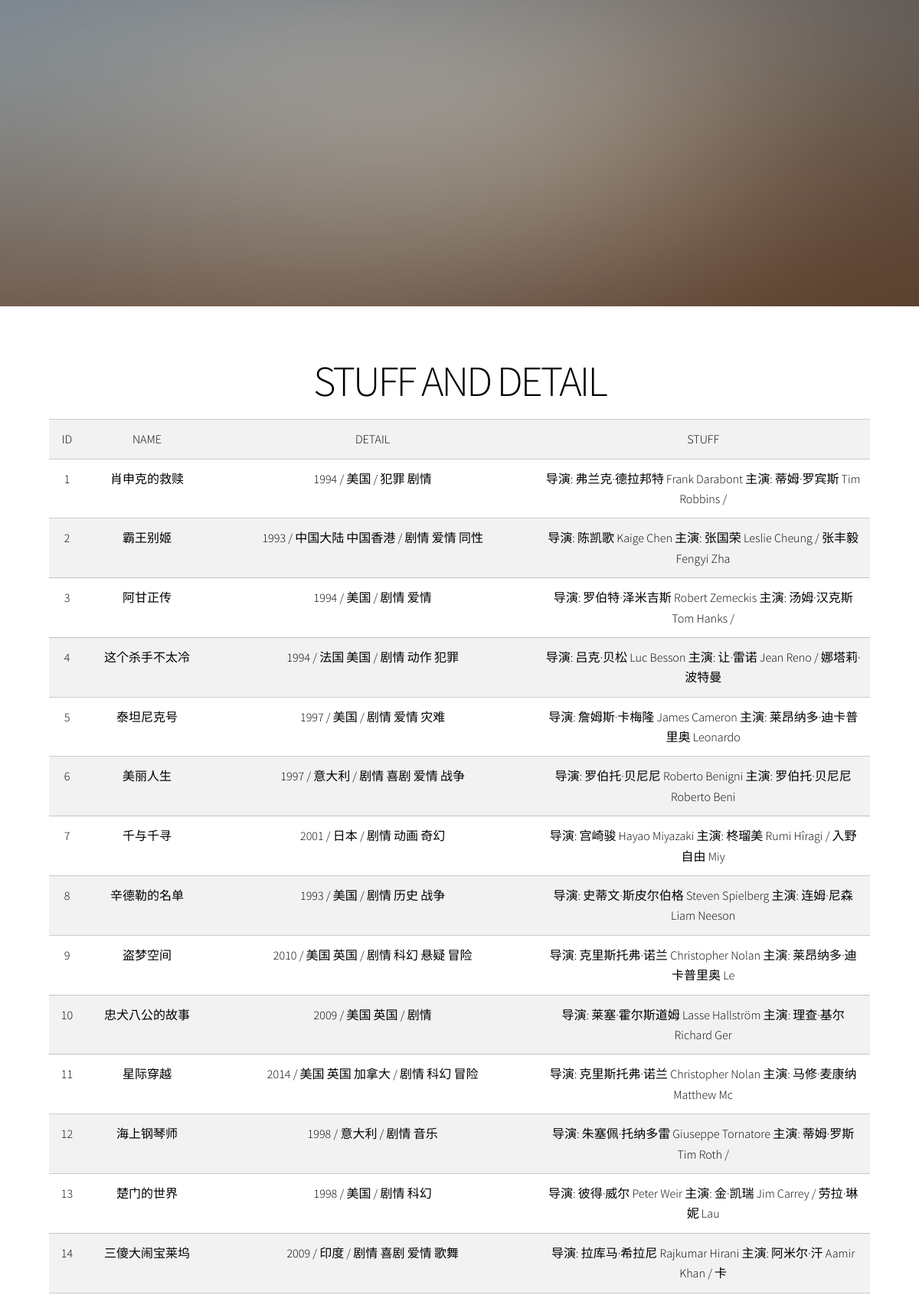
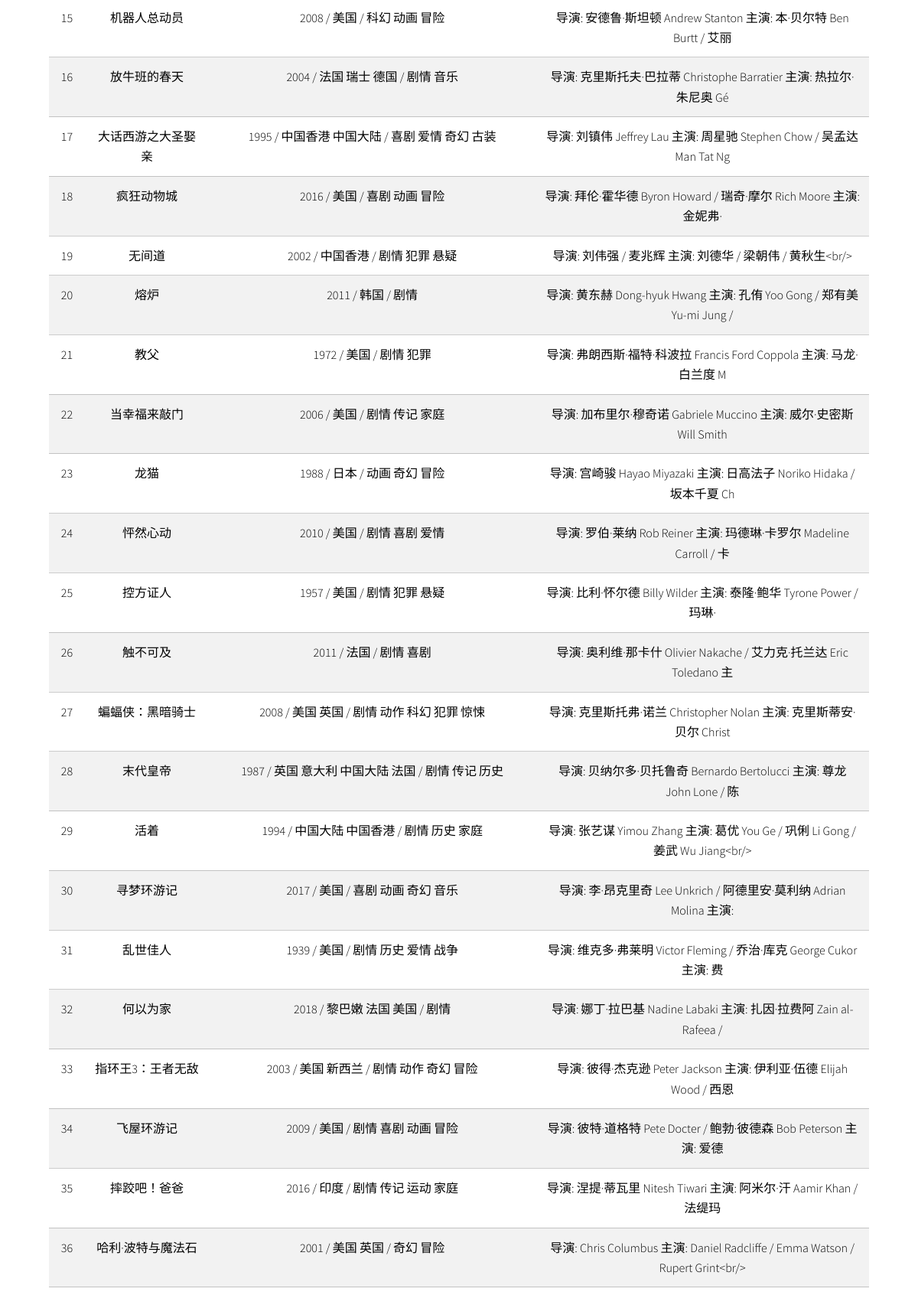
The app's page /Stuff_And_Detail (upper part) with its own data (2 pictures, top to bottom).
### tables this page shows
CREATE TABLE data (id INTEGER,name TEXT,nameh TEXT,namef TEXT,detail TEXT,stuff TEXT,num TEXT,score TEXT,quote TEXT,web TEXT);

### flask_spider/app.py (the view)
@app.route('/Stuff_And_Detail',methods=["POST","GET"])
def STUFF_AND_DETAIL():
    con = sqlite3.connect("data.db")
    c = con.cursor()
    sql = "select id,name,detail,stuff from data"
    data = c.execute(sql)
    return render_template("STUFF_AND_DETAIL.html",data=data)

### flask_spider/templates/STUFF_AND_DETAIL.html (shortened to what this page needs)
<!DOCTYPE HTML>
<html>
	<head>
		<link rel="stylesheet" href="static/assets/css/main.css" />
	</head>
	<body class="is-preload">
			<div id="wrapper" class="divided">
					<section class="banner style1 orient-left content-align-left image-position-right fullscreen onload-image-fade-in onload-content-fade-right">
						<div class="content">
							<h1>STUFF AND DETAIL</h1>
							<table class="style1">
								<tr>
									<td>ID</td>
									<td>NAME</td>
									<td>DETAIL</td>
									<td>STUFF</td>
								</tr>
								{% for x in data %}
								<tr>
									<td>{{x[0]}}</td>
									<td>{{x[1]}}</td>
									<td>{{x[2]}}</td>
									<td>{{x[3]}}</td>
								</tr>
								{% endfor %}
							</table>
						</div>
						<div class="image">
							<img src="static/images/banner.jpg" alt="" />
						</div>
					</section>
			</div>
	</body>
</html>

### records on screen
data: id "1", name "肖申克的救赎", detail "1994 / 美国 / 犯罪 剧情", stuff "导演: 弗兰克·德拉邦特 Frank Darabont 主演: 蒂姆·罗宾斯 Tim Robbins /"
data: id "2", name "霸王别姬", detail "1993 / 中国大陆 中国香港 / 剧情 爱情 同性", stuff "导演: 陈凯歌 Kaige Chen 主演: 张国荣 Leslie Cheung / 张丰毅 Fengyi Zha"
data: id "3", name "阿甘正传", detail "1994 / 美国 / 剧情 爱情", stuff "导演: 罗伯特·泽米吉斯 Robert Zemeckis 主演: 汤姆·汉克斯 Tom Hanks /"
data: id "4", name "这个杀手不太冷", detail "1994 / 法国 美国 / 剧情 动作 犯罪", stuff "导演: 吕克·贝松 Luc Besson 主演: 让·雷诺 Jean Reno / 娜塔莉·波特曼"
data: id "5", name "泰坦尼克号", detail "1997 / 美国 / 剧情 爱情 灾难", stuff "导演: 詹姆斯·卡梅隆 James Cameron 主演: 莱昂纳多·迪卡普里奥 Leonardo"
data: id "6", name "美丽人生", detail "1997 / 意大利 / 剧情 喜剧 爱情 战争", stuff "导演: 罗伯托·贝尼尼 Roberto Benigni 主演: 罗伯托·贝尼尼 Roberto Beni"
data: id "7", name "千与千寻", detail "2001 / 日本 / 剧情 动画 奇幻", stuff "导演: 宫崎骏 Hayao Miyazaki 主演: 柊瑠美 Rumi Hîragi / 入野自由 Miy"
data: id "8", name "辛德勒的名单", detail "1993 / 美国 / 剧情 历史 战争", stuff "导演: 史蒂文·斯皮尔伯格 Steven Spielberg 主演: 连姆·尼森 Liam Neeson"
data: id "9", name "盗梦空间", detail "2010 / 美国 英国 / 剧情 科幻 悬疑 冒险", stuff "导演: 克里斯托弗·诺兰 Christopher Nolan 主演: 莱昂纳多·迪卡普里奥 Le"
data: id "10", name "忠犬八公的故事", detail "2009 / 美国 英国 / 剧情", stuff "导演: 莱塞·霍尔斯道姆 Lasse Hallström 主演: 理查·基尔 Richard Ger"
data: id "11", name "星际穿越", detail "2014 / 美国 英国 加拿大 / 剧情 科幻 冒险", stuff "导演: 克里斯托弗·诺兰 Christopher Nolan 主演: 马修·麦康纳 Matthew Mc"
data: id "12", name "海上钢琴师", detail "1998 / 意大利 / 剧情 音乐", stuff "导演: 朱塞佩·托纳多雷 Giuseppe Tornatore 主演: 蒂姆·罗斯 Tim Roth /"
data: id "13", name "楚门的世界", detail "1998 / 美国 / 剧情 科幻", stuff "导演: 彼得·威尔 Peter Weir 主演: 金·凯瑞 Jim Carrey / 劳拉·琳妮 Lau"
data: id "14", name "三傻大闹宝莱坞", detail "2009 / 印度 / 剧情 喜剧 爱情 歌舞", stuff "导演: 拉库马·希拉尼 Rajkumar Hirani 主演: 阿米尔·汗 Aamir Khan / 卡"
data: id "15", name "机器人总动员", detail "2008 / 美国 / 科幻 动画 冒险", stuff "导演: 安德鲁·斯坦顿 Andrew Stanton 主演: 本·贝尔特 Ben Burtt / 艾丽"
data: id "16", name "放牛班的春天", detail "2004 / 法国 瑞士 德国 / 剧情 音乐", stuff "导演: 克里斯托夫·巴拉蒂 Christophe Barratier 主演: 热拉尔·朱尼奥 Gé"
data: id "17", name "大话西游之大圣娶亲", detail "1995 / 中国香港 中国大陆 / 喜剧 爱情 奇幻 古装", stuff "导演: 刘镇伟 Jeffrey Lau 主演: 周星驰 Stephen Chow / 吴孟达 Man Tat Ng"
data: id "18", name "疯狂动物城", detail "2016 / 美国 / 喜剧 动画 冒险", stuff "导演: 拜伦·霍华德 Byron Howard / 瑞奇·摩尔 Rich Moore 主演: 金妮弗·"
data: id "19", name "无间道", detail "2002 / 中国香港 / 剧情 犯罪 悬疑", stuff "导演: 刘伟强 / 麦兆辉 主演: 刘德华 / 梁朝伟 / 黄秋生<br/>"
data: id "20", name "熔炉", detail "2011 / 韩国 / 剧情", stuff "导演: 黄东赫 Dong-hyuk Hwang 主演: 孔侑 Yoo Gong / 郑有美 Yu-mi Jung /"
data: id "21", name "教父", detail "1972 / 美国 / 剧情 犯罪", stuff "导演: 弗朗西斯·福特·科波拉 Francis Ford Coppola 主演: 马龙·白兰度 M"
data: id "22", name "当幸福来敲门", detail "2006 / 美国 / 剧情 传记 家庭", stuff "导演: 加布里尔·穆奇诺 Gabriele Muccino 主演: 威尔·史密斯 Will Smith"
data: id "23", name "龙猫", detail "1988 / 日本 / 动画 奇幻 冒险", stuff "导演: 宫崎骏 Hayao Miyazaki 主演: 日高法子 Noriko Hidaka / 坂本千夏 Ch"
data: id "24", name "怦然心动", detail "2010 / 美国 / 剧情 喜剧 爱情", stuff "导演: 罗伯·莱纳 Rob Reiner 主演: 玛德琳·卡罗尔 Madeline Carroll / 卡"
data: id "25", name "控方证人", detail "1957 / 美国 / 剧情 犯罪 悬疑", stuff "导演: 比利·怀尔德 Billy Wilder 主演: 泰隆·鲍华 Tyrone Power / 玛琳·"
data: id "26", name "触不可及", detail "2011 / 法国 / 剧情 喜剧", stuff "导演: 奥利维·那卡什 Olivier Nakache / 艾力克·托兰达 Eric Toledano 主"
data: id "27", name "蝙蝠侠：黑暗骑士", detail "2008 / 美国 英国 / 剧情 动作 科幻 犯罪 惊悚", stuff "导演: 克里斯托弗·诺兰 Christopher Nolan 主演: 克里斯蒂安·贝尔 Christ"
data: id "28", name "末代皇帝", detail "1987 / 英国 意大利 中国大陆 法国 / 剧情 传记 历史", stuff "导演: 贝纳尔多·贝托鲁奇 Bernardo Bertolucci 主演: 尊龙 John Lone / 陈"
data: id "29", name "活着", detail "1994 / 中国大陆 中国香港 / 剧情 历史 家庭", stuff "导演: 张艺谋 Yimou Zhang 主演: 葛优 You Ge / 巩俐 Li Gong / 姜武 Wu Jiang<br/>"
data: id "30", name "寻梦环游记", detail "2017 / 美国 / 喜剧 动画 奇幻 音乐", stuff "导演: 李·昂克里奇 Lee Unkrich / 阿德里安·莫利纳 Adrian Molina 主演:"
data: id "31", name "乱世佳人", detail "1939 / 美国 / 剧情 历史 爱情 战争", stuff "导演: 维克多·弗莱明 Victor Fleming / 乔治·库克 George Cukor 主演: 费"
data: id "32", name "何以为家", detail "2018 / 黎巴嫩 法国 美国 / 剧情", stuff "导演: 娜丁·拉巴基 Nadine Labaki 主演: 扎因·拉费阿 Zain al-Rafeea /"
data: id "33", name "指环王3：王者无敌", detail "2003 / 美国 新西兰 / 剧情 动作 奇幻 冒险", stuff "导演: 彼得·杰克逊 Peter Jackson 主演: 伊利亚·伍德 Elijah Wood / 西恩"
data: id "34", name "飞屋环游记", detail "2009 / 美国 / 剧情 喜剧 动画 冒险", stuff "导演: 彼特·道格特 Pete Docter / 鲍勃·彼德森 Bob Peterson 主演: 爱德"
data: id "35", name "摔跤吧！爸爸", detail "2016 / 印度 / 剧情 传记 运动 家庭", stuff "导演: 涅提·蒂瓦里 Nitesh Tiwari 主演: 阿米尔·汗 Aamir Khan / 法缇玛"
data: id "36", name "哈利·波特与魔法石", detail "2001 / 美国 英国 / 奇幻 冒险", stuff "导演: Chris Columbus 主演: Daniel Radcliffe / Emma Watson / Rupert Grint<br/>"
